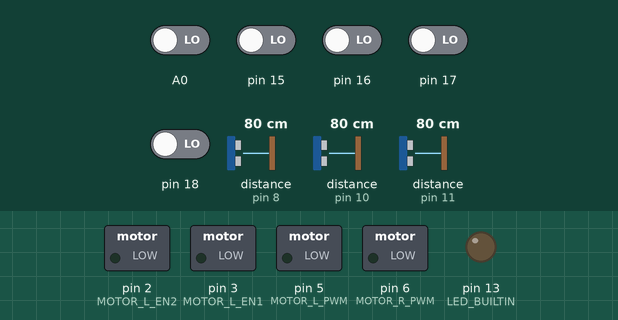
This sketch was run on a simulated Arduino Uno, built with avr-gcc and run on an emulated ATmega328P. Parts: switched loads named in the sketch (green lamp = pin HIGH), output pins drawn as LEDs (lit = HIGH). The test bench sets the inputs (shaded band); at power-on: A0, pin 15–18 LOW, distance to the obstacle (sensors on pin 10, pin 8, pin 11) 80 cm. What the sketch prints to the serial monitor is not drawn.

Above: at 1.2 s.
1.3 s: A0 driven HIGH
At 2.3 s:
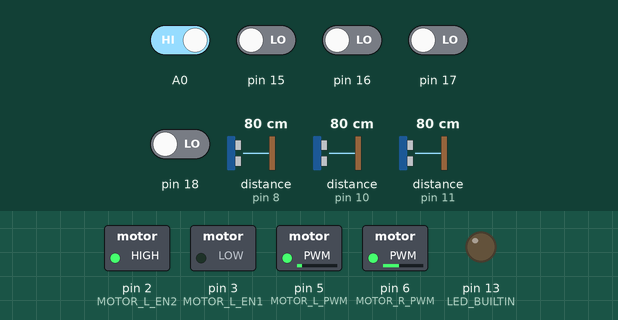
2.9 s: distance to the obstacle (sensor on pin 10) set to 48 cm
5.9 s: distance to the obstacle (sensor on pin 10) set to 43 cm
At 7.1 s:
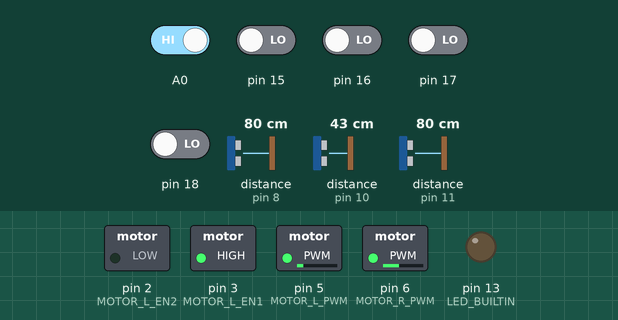
7.4 s: distance to the obstacle (sensor on pin 8) set to 21 cm
8.9 s: distance to the obstacle (sensor on pin 8) set to 18 cm
At 9.04 s:
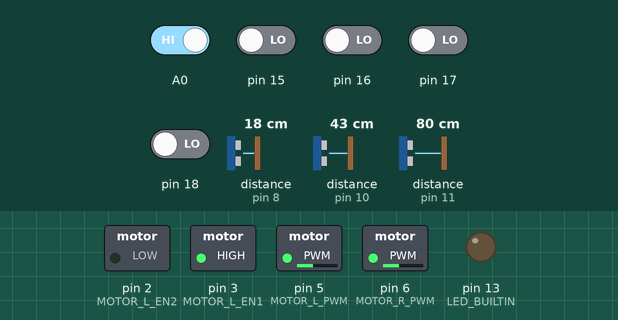
10.6 s: pin 15 driven HIGH
At 11.3 s:
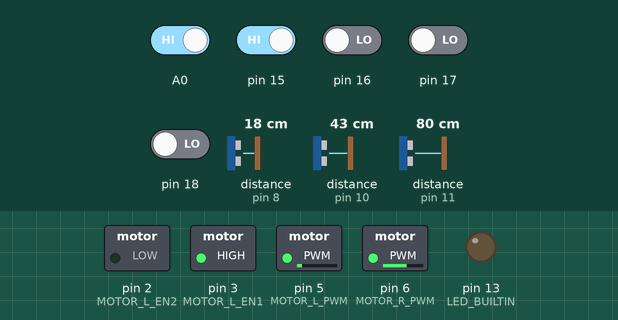
Timing chart, 0 to 13.1 s (numbered marks = the images above; inputs shaded):
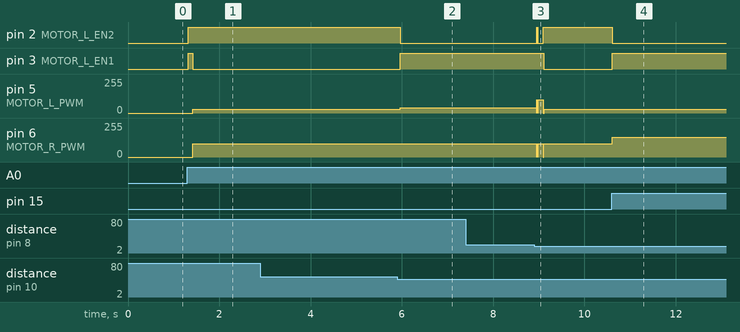

The sketch:

vlf1.0.3.ino
```cpp
#include<NewPing.h>
//좌
#define MOTOR_L_EN1 3
#define MOTOR_L_EN2 2
#define MOTOR_L_PWM 5
//우
#define MOTOR_R_EN1 4
#define MOTOR_R_EN2 7
#define MOTOR_R_PWM 6

#define F_Sonar 8
#define R_Sonar 10
#define L_Sonar 11

#define spd_N 100
#define maxDistance 800//cm


float  F_distance = 0.0,L_distance = 0.0,R_distance = 0.0,
    F_distance_old = 0.0,L_distance_old = 0.0,R_distance_old = 0.0,
    F_distance_error = 0.0,L_distance_error = 0.0,R_distance_error = 0.0, distance_error=0.0;

int index;
int mission_flag =-1;
int turn_num=0;
int motor_diff =0;
int line_sensor[5]={0,0,0,0,0};
int Turn_t90=80/spd_N*800;

float robot_width=159;
float mazor_width=1300;
float mazor_width_tolerance=0.1*mazor_width;

int read_line_sensor(){
  int i,line_index;
  int sum=0;

  for(i=0;i<5;i++){
    line_sensor[i]=digitalRead(A0+i);
    sum+=line_sensor[i];
    Serial.print(line_sensor[i]);
    Serial.print(" ");
  }
  Serial.print("");
  // line_sensor[0] line_sensor[1]  line_sensor[2]  line_sensor[3]  line_sensor[4]
  //      -4        -3    -2    -1      0   1   2     3 4
  if(sum == 1){
    if(line_sensor[0]==1)line_index=-4;
    if(line_sensor[1]==1)line_index=-2;
    if(line_sensor[2]==1)line_index=0;
    if(line_sensor[3]==1)line_index=2;
    if(line_sensor[4]==1)line_index=4;
  }
  else if(sum == 2){
    if((line_sensor[0]==1)&&(line_sensor[1]==1))line_index=-3;
    if((line_sensor[1]==1)&&(line_sensor[2]==1))line_index=-1;
    if((line_sensor[2]==1)&&(line_sensor[3]==1))line_index=1;
    if((line_sensor[3]==1)&&(line_sensor[4]==1))line_index=3;
  }
  else if(sum == 5){
    if((line_sensor[0]==1)&&(line_sensor[1]==1)&&(line_sensor[2]==1)&&(line_sensor[3]==1)&&(line_sensor[4]==1))line_index=-10;
  }
  else line_index = -5555;
  Serial.print(line_index);
  Serial.print("");
  return line_index;
} //라인센서 구동함수

NewPing Sonar[3]={
NewPing(F_Sonar,F_Sonar,maxDistance),
NewPing(R_Sonar,R_Sonar,maxDistance),
NewPing(L_Sonar,L_Sonar,maxDistance),
};

  void M_CTL(float spd_L,float spd_R,int delay_time){
  if(spd_L >0){
    digitalWrite(MOTOR_L_EN1 ,HIGH);
      digitalWrite(MOTOR_L_EN2 ,LOW);
      analogWrite(MOTOR_L_PWM,spd_L);
  }
  else if(spd_L ==0){
     digitalWrite(MOTOR_L_EN1 ,HIGH);
    digitalWrite(MOTOR_L_EN2 ,HIGH);
    analogWrite(MOTOR_L_PWM,spd_L);
  }
  else{
    spd_L = -spd_L;
    digitalWrite(MOTOR_L_EN1 ,LOW);
      digitalWrite(MOTOR_L_EN2 ,HIGH);
      analogWrite(MOTOR_L_PWM,spd_L);
  }
  if(spd_R >0){
    digitalWrite(MOTOR_R_EN1 ,HIGH);
      digitalWrite(MOTOR_R_EN2 ,LOW);
      analogWrite(MOTOR_R_PWM,spd_R);
  }
  else if(spd_R ==0){
     digitalWrite(MOTOR_R_EN1 ,HIGH);
    digitalWrite(MOTOR_R_EN2 ,HIGH);
    analogWrite(MOTOR_R_PWM,spd_R);
  }
  else{
    spd_R = -spd_R;
    digitalWrite(MOTOR_R_EN1 ,LOW);
      digitalWrite(MOTOR_R_EN2 ,HIGH);
      analogWrite(MOTOR_R_PWM,spd_R);
  }
  delay(delay_time);
  }

void read_sonar_sensor(){
  F_distance = Sonar[0].ping_cm()*10;
  R_distance = Sonar[1].ping_cm()*10;
  L_distance = Sonar[2].ping_cm()*10;
  if(R_distance == 0) R_distance = maxDistance * 10.0;
  if(L_distance == 0) L_distance = maxDistance * 10.0;
  if(F_distance == 0) F_distance = maxDistance * 10.0;
}

void update_sonar_old(){
  R_distance_old = R_distance;
  L_distance_old = L_distance;
  F_distance_old = F_distance;
  }

void update_sonar_error(){
  R_distance_error = R_distance - R_distance_old;
  L_distance_error = L_distance - L_distance_old;
  F_distance_error = F_distance - F_distance_old;
}
void update_sonar_error_RL(){
  distance_error = R_distance - L_distance;
}
void find_wall_obstacle(){
	read_sonar_sensor();

	if((R_distance+L_distance+robot_width >= mazor_width-mazor_width_tolerance) && (R_distance+L_distance+robot_width <= mazor_width+mazor_width_tolerance)){
		mission_flag = 2;
	}

	if(F_distance <=200){
      while(1){
        M_CTL(0,0,100);
        read_sonar_sensor();
     	 if(F_distance > 100)break;
  	  }
    }

}
void cos_line(){


	index = read_line_sensor();

	switch(index){
    //정지
    case -10:
      M_CTL(0,0,100);
      break;
    //우회전
    case 1:
      M_CTL(spd_N*1.1,0.5*spd_N,1);
      break;
    case 2:
      M_CTL(spd_N*1.3,0.35*spd_N,1);
      break;
    case 3:
      M_CTL(spd_N*1.5,0.3*spd_N,1);
      break;
    case 4:
      while(1){
		  M_CTL(spd_N,-0.3*spd_N,1);
		  index = read_line_sensor();
		  read_sonar_sensor();
		  if((index != 4)&&(index != 2) || ((R_distance+L_distance+robot_width >= mazor_width-mazor_width_tolerance) && (R_distance+L_distance+robot_width <= mazor_width+mazor_width_tolerance)))
			  break;
      }
      break;
    //전진
    case 0:
      M_CTL(spd_N,spd_N,1);
      break;
    //좌회전
    case -1:
      M_CTL(0.45*spd_N,spd_N*1.1,1);
      break;
    case -2:
      M_CTL(0.35*spd_N,spd_N*1.3,1);
      break;
    case -3:
      M_CTL(0.3*spd_N,spd_N*1.5,1);
      break;
    case -4:
      while(1){
      M_CTL(-0.3*spd_N,spd_N,1);
      index = read_line_sensor();
		  read_sonar_sensor();
      if((index != -4)&&(index != -2) || ((R_distance+L_distance+robot_width >= mazor_width-mazor_width_tolerance) && (R_distance+L_distance+robot_width <= mazor_width+mazor_width_tolerance))){
        break;
        }
      }
      break;

  }

}
void turn_R(){
	M_CTL(0,0,10);
    M_CTL(spd_N,-spd_N,Turn_t90);
	turn_num =1;
}
void line_set_mid(){
	 M_CTL(0,0,10);
    M_CTL(spd_N,-spd_N,Turn_t90/2);
    int turn_dix =0;

    //선찾기
    while(1){
      index = read_line_sensor();
      read_sonar_sensor();
      if(index != -5555){
        M_CTL(spd_N,spd_N,100);

        if(turn_dix % 2 == 0){
          M_CTL(0,0,10);
          M_CTL(-spd_N,spd_N,Turn_t90/2);

        }
        else if(turn_dix % 2 == 1){
          M_CTL(0,0,10);
          M_CTL(spd_N,-spd_N,Turn_t90/2);

          }

        break;
      }
      else if(F_distance <120 && index ==-5555){
        if(turn_dix % 2 == 0){
          M_CTL(0,0,10);
          M_CTL(-spd_N,spd_N,Turn_t90/2);
          turn_dix++;
        }
        else {
          M_CTL(0,0,10);
          M_CTL(spd_N,-spd_N,Turn_t90/2);
          turn_dix++;
        }
      }
      else {
      M_CTL(0,0,1);
      M_CTL(spd_N,spd_N,30);
      }
  }
}
void cos_miro(){

    read_sonar_sensor();
    update_sonar_error();
    update_sonar_old();
      update_sonar_error_RL();

    if(F_distance < 200 ){
		if(turn_num == 0)turn_R();
		else{
			turn_R();
			line_set_mid();
			mission_flag = 3;
		}
	}
	else if((distance_error<mazor_width_tolerance) && (distance_error>-mazor_width_tolerance)){
        //각도가 오차범위 내라면 전진
        M_CTL(spd_N,spd_N,50);
      }
	else if(distance_error<-mazor_width_tolerance || L_distance_error > mazor_width_tolerance/2){
        //좌측으로 붙기.
        M_CTL(spd_N*0.4,spd_N,50);
      }
	else if(distance_error>mazor_width_tolerance || L_distance_error < -mazor_width_tolerance/2){
        //우측으로 붙기.
        M_CTL(spd_N,spd_N*0.4,50);
      }


}

void setup()
{
  pinMode(LED_BUILTIN, OUTPUT);
  pinMode(MOTOR_L_EN1 ,OUTPUT);
  pinMode(MOTOR_L_EN2 ,OUTPUT);
  pinMode(MOTOR_L_EN1 ,OUTPUT);
  pinMode(MOTOR_L_EN2 ,OUTPUT);


  Serial.begin(115200);

}

void loop()
{

  while(mission_flag == -1){
  read_sonar_sensor();
  index = read_line_sensor();
  if(index !=-5555 ){
	  M_CTL(0,0,100);
	  mission_flag = 1;
  }
  }
  Serial.print(R_distance); Serial.print(" ");
  Serial.print(L_distance); Serial.print(" ");
  Serial.println(distance_error);

switch(mission_flag){
	case -1:
		delay(100);
		break;
	case 1:
		cos_line();
		find_wall_obstacle();
	case 3:
		cos_line();
	break;

	case 2:
		cos_miro();
		break;
}

}
```

Measured:
- the behaviour switches between 46 and 45 cm on distance to the obstacle (sensor on pin 10) (found by bisection; images 1 and 2)
- the behaviour switches between 20 and 19 cm on distance to the obstacle (sensor on pin 8) (found by bisection; images 2 and 3)
- after the input at 1.3 s, pin 2 (MOTOR_L_EN2): LOW → HIGH at once; pin 3 (MOTOR_L_EN1): LOW → HIGH at once, → LOW 0.10 s later; pin 5 (MOTOR_L_PWM): 0/255 → 30/255 after 0.12 s; pin 6 (MOTOR_R_PWM): 0/255 → 100/255 after 0.12 s
- after the input at 2.9 s, every drawn part: stays the same
- after the input at 5.9 s, pin 2 (MOTOR_L_EN2): HIGH → LOW after 0.06 s; pin 3 (MOTOR_L_EN1): LOW → HIGH after 0.06 s; pin 5 (MOTOR_L_PWM): 30/255 → 40/255 after 0.06 s
- after the input at 7.4 s, every drawn part: stays the same
- after the input at 8.9 s, pin 2 (MOTOR_L_EN2): goes HIGH 0.01 s, LOW 0.01 s, HIGH 0.01 s, LOW 0.12 s, then HIGH, starting after 0.05 s; pin 3 (MOTOR_L_EN1): HIGH → LOW after 0.21 s
- after the input at 10.6 s, pin 2 (MOTOR_L_EN2): HIGH → LOW at once; pin 3 (MOTOR_L_EN1): LOW → HIGH at once; pin 6 (MOTOR_R_PWM): 100/255 → 150/255 at once
